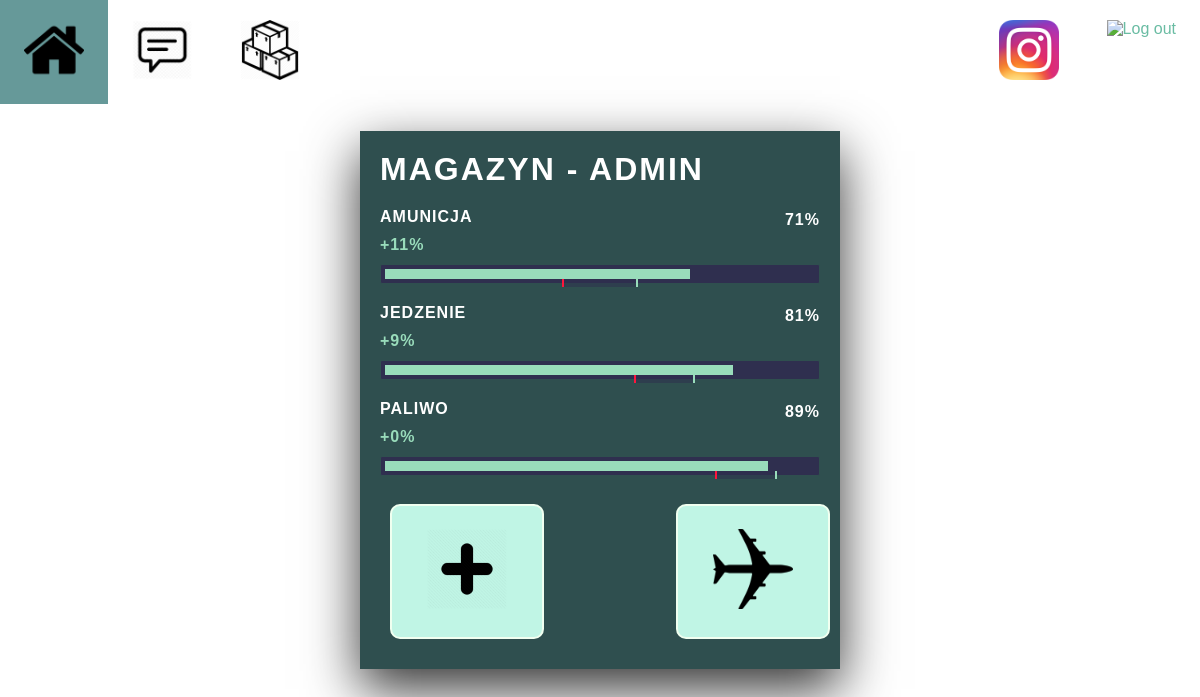
The page /militaria/dashboard/ (signed in) on the database as committed earlier.
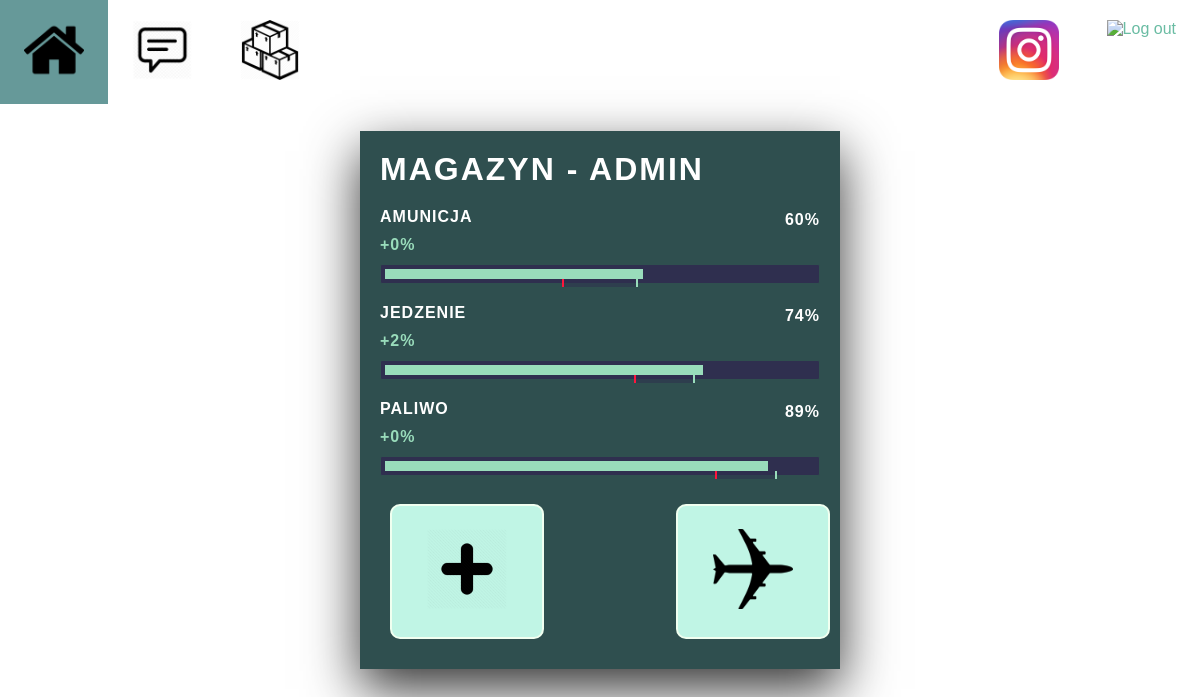
The same page on the database as committed later.
### militaria/models.py (models this page shows, shortened)
class Warehouse(models.Model):
    name = models.CharField(max_length=20)
    how_many = models.IntegerField()
    priority = models.IntegerField(default=2, choices=[(1, "1"), (2, "2"), (3, "3")])
    min = models.IntegerField(default=70)
    max = models.IntegerField(default=90)
    user = models.ManyToManyField('auth.User')
    weight = models.IntegerField(default=3, choices=[(1, "1"), (2, "2"), (3, "3"), (4, "4"), (5, "5")])
    def get_warehouse_fill_code(self):
        if self.how_many >= self.min:
            if self.how_many < self.max:
                return '#fffab7'    # orange
            else:
                return '#99dcbb'    # green
        else:
            return '#ff153c'       # red

### militaria/views.py (the view)
# urls.py: path('dashboard/', views.dashboardView, name='dashboard'),
@login_required(login_url='/militaria/login/')
def dashboardView(request):
    warehouses = Warehouse.objects.filter(user=request.user)
    context = {
        "warehouses": warehouses,
    }
    return render(request, 'militaria/dashboard.html', context)

### templates/militaria/dashboard.html (shortened to what this page needs)
{% extends "militaria/base.html" %}
{% load static %}
{% load mathfilters %}
{% block content %}
    {% if user.is_authenticated %}
    <div class="all_warehouses" >
        <h1>MAGAZYN - {{ request.user }} </h1>
        {% for warehouse in warehouses %}
            <div class="warehouse">
                <p>{{ warehouse.name }}</p>
                <p>{{ warehouse.how_many }}%</p>
                {% if warehouse.how_many >= warehouse.max %}
                    <p style="color: #99dcbb">+{{warehouse.how_many|sub:warehouse.max }}%</p>
                {% elif warehouse.how_many <= warehouse.min %}
                    <p style="color: #ff153c">{{warehouse.how_many|sub:warehouse.min }}%</p>
                {% else %}
                    <p style="color: #fffab7">+{{warehouse.how_many|sub:warehouse.min }}%</p>
                {% endif %}
                <div class="ware">
                    <div class="ware_level" style="width: {{ warehouse.how_many }}%; background-color: {{ warehouse.get_warehouse_fill_code }}"></div>
                    <div class="left_marker" style="position: absolute; left: {{ warehouse.min|sub:3}}%; width: {{warehouse.max|sub:warehouse.min }}%"></div>
                </div>
            </div>
        {% endfor %}
        <div class="box_all">
                <form method="get" action="/militaria/add">
                    <button type="dashboard_btn"><img src="{% static "militaria/plus.png" %}" height=80px width=80px style="transform: rotate(90deg)"></button>
                </form>
                <form method="get" action="/militaria/supply">
                    <button type="dashboard_btn"><img src="{% static "militaria/plane.png" %}" height=80px width=80px style="transform: rotate(90deg)"></button>
                </form>
        </div>
    </div>
    {% endif %}
{% endblock %}

Rows that differ between the two databases and show on the page:
changed Warehouse "AMUNICJA": how_many "71" → "60"; how_many|sub "11" → "0"
changed Warehouse "JEDZENIE": how_many "81" → "74"; how_many|sub "9" → "2"
